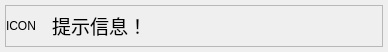
<?xml version="1.0" encoding="UTF-8"?>
<ui version="4.0">
 <class>DialogToast</class>
 <widget class="QDialog" name="DialogToast">
  <property name="geometry">
   <rect>
    <x>0</x>
    <y>0</y>
    <width>382</width>
    <height>52</height>
   </rect>
  </property>
  <property name="windowTitle">
   <string>Dialog</string>
  </property>
  <property name="styleSheet">
   <string notr="true"/>
  </property>
  <layout class="QHBoxLayout" name="horizontalLayout_2">
   <property name="leftMargin">
    <number>5</number>
   </property>
   <property name="topMargin">
    <number>5</number>
   </property>
   <property name="rightMargin">
    <number>5</number>
   </property>
   <property name="bottomMargin">
    <number>5</number>
   </property>
   <item alignment="Qt::AlignmentFlag::AlignVCenter">
    <widget class="QFrame" name="frame">
     <property name="frameShape">
      <enum>QFrame::Shape::StyledPanel</enum>
     </property>
     <property name="frameShadow">
      <enum>QFrame::Shadow::Raised</enum>
     </property>
     <layout class="QHBoxLayout" name="horizontalLayout" stretch="0,1">
      <property name="leftMargin">
       <number>0</number>
      </property>
      <property name="topMargin">
       <number>0</number>
      </property>
      <property name="rightMargin">
       <number>10</number>
      </property>
      <property name="bottomMargin">
       <number>0</number>
      </property>
      <item alignment="Qt::AlignmentFlag::AlignHCenter|Qt::AlignmentFlag::AlignVCenter">
       <widget class="QLabel" name="labelIcon">
        <property name="minimumSize">
         <size>
          <width>40</width>
          <height>40</height>
         </size>
        </property>
        <property name="text">
         <string>ICON</string>
        </property>
       </widget>
      </item>
      <item alignment="Qt::AlignmentFlag::AlignVCenter">
       <widget class="QLabel" name="label">
        <property name="minimumSize">
         <size>
          <width>320</width>
          <height>24</height>
         </size>
        </property>
        <property name="maximumSize">
         <size>
          <width>800</width>
          <height>800</height>
         </size>
        </property>
        <property name="font">
         <font>
          <pointsize>14</pointsize>
         </font>
        </property>
        <property name="text">
         <string>提示信息！</string>
        </property>
        <property name="alignment">
         <set>Qt::AlignmentFlag::AlignLeading|Qt::AlignmentFlag::AlignLeft|Qt::AlignmentFlag::AlignVCenter</set>
        </property>
        <property name="wordWrap">
         <bool>true</bool>
        </property>
       </widget>
      </item>
     </layout>
    </widget>
   </item>
  </layout>
 </widget>
 <resources/>
 <connections/>
</ui>
